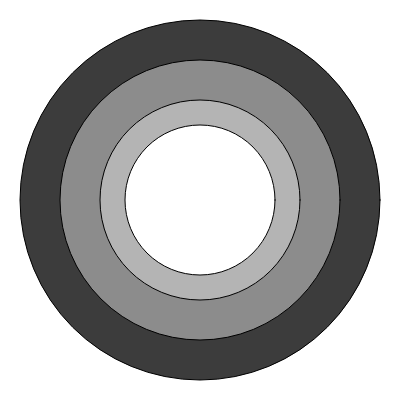
Frame 1 (no input)
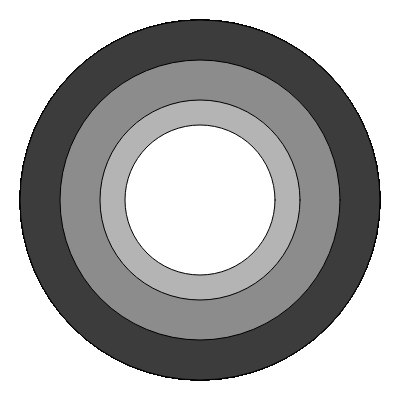
Frame 60 (no input)
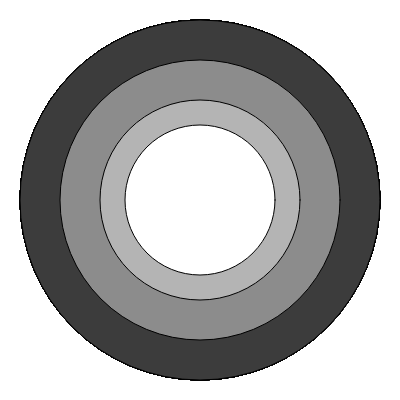
Frame 120 (the mouse pressed at the canvas centre since frame 60)

The p5.js sketch that drew these frames (run headless with seeded random() and noise() and a simulated clock; from frame 60 on, the mouse is pressed at the canvas centre):

// p5.js sketch
// ── sketch.js
let diameters = [360, 280, 200, 150];
let colourVals = [60, 140, 180, 255];

function setup(){
    createCanvas(400, 400);
}

function draw(){
    for (let i = 0 ; i < 4; i++){
        fill(colourVals[i]);
        circle(200, 200, diameters[i]);
    }
}

function mouseClicked(){
    colourVals.unshift(colourVals.pop());
}
